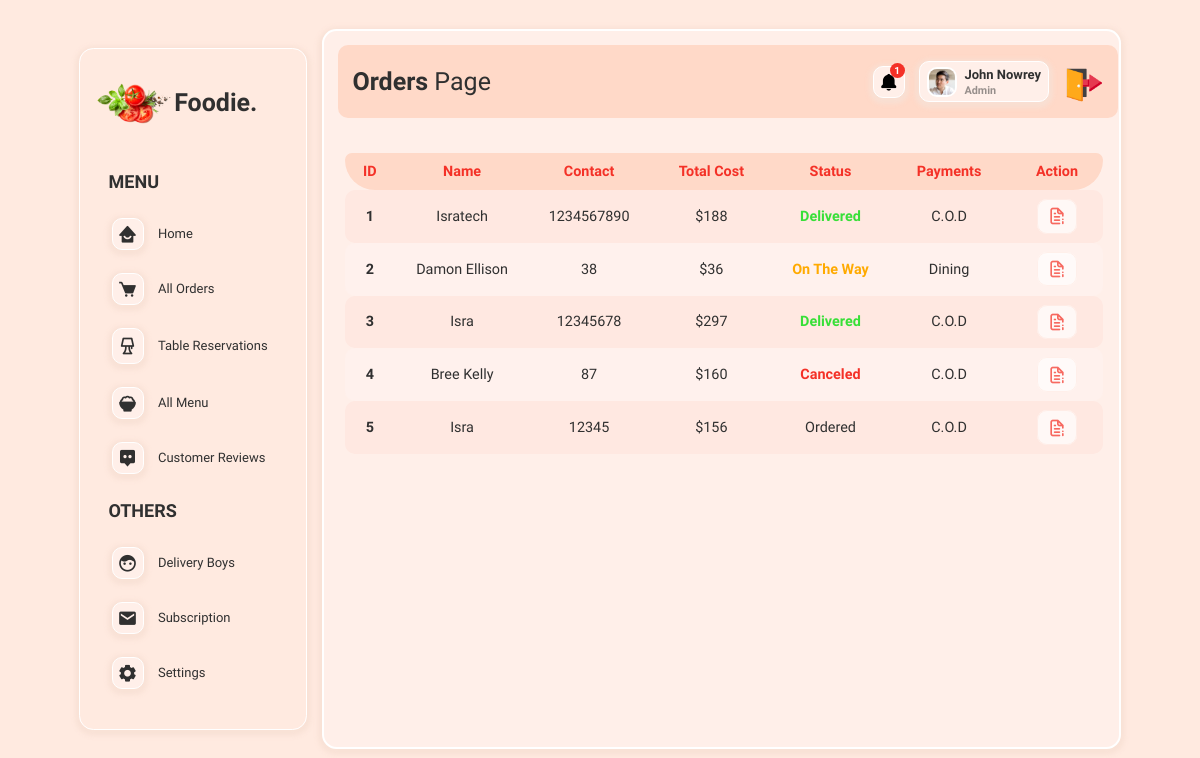
The app's page /admin/ordersA.php (signed in) with its own data.
### tables this page shows
CREATE TABLE `orders` (
  `id` int(11) NOT NULL,
  `cart_ID` int(11) NOT NULL,
  `cust_fname` varchar(15) NOT NULL,
  `cust_sname` varchar(15) NOT NULL,
  `contact` varchar(15) NOT NULL,
  `location` varchar(225) NOT NULL,
  `email` varchar(50) NOT NULL,
  `street` varchar(15) NOT NULL,
  `building` varchar(10) NOT NULL,
  `message` varchar(225) NOT NULL,
  `total_cost` varchar(10) NOT NULL,
  `order_status` varchar(20) NOT NULL,
  `payment` varchar(200) NOT NULL,
  `updated_by` varchar(50) NOT NULL,
  `updated_date` varchar(20) NOT NULL
);

### admin/ordersA.php (the view, shortened to what this page needs)
<?php
include('./adminPartials/adminHeader.php');
?>
    <div class="adminPage flex">
       <?php
       include('./adminPartials/sideMenuA.php');
       ?>
         <div class="mainBody">
            <div class="topSection flex">
                <div class="title">
                    <span><strong>Orders</strong> Page</span>
                </div>
                <?php
                    include('./adminPartials/headerAdminAccount.php');
                ?>
            </div>
            <div class="mainBodyContentContainer">
                <div class="orderDiv">
                    <table class="table">
                        <tr class="tblHeader">
                            <th>ID</th>
                            <th>Name</th>
                            <th>Contact</th>
                            <th>Total Cost</th>
                            <th>Status</th>
                            <th>Payments</th>
                            <th>Action</th>
                        </tr>
                        <?php
                            $sql = "SELECT * FROM orders";
                            $res = mysqli_query($conn, $sql);
                            $tableID = 1;
                          if($res == TRUE){
                            $count = mysqli_num_rows($res);
                              if($count > 0){
                                  while($row = mysqli_fetch_assoc($res)){
                                    $id = $row['id'];
                                    $cust_fname = $row['cust_fname'];
                                    $contact = $row['contact'];
                                    $total_cost = $row['total_cost'];
                                    $order_status = $row['order_status'];
                                    $payment = $row['payment'];
                                    ?>
                                        <tr class="tblRow orderRow">
                                            <td class="id"><?php echo $tableID++?></td>
                                            <td class="customerName">
                                            <span class="name"><?php echo $cust_fname?></span>
                                            </td>
                                            <td class="contact">
                                                <p><?php echo $contact?></p>
                                            </td>
                                            <td class="cost">
                                                <p>$<?php echo $total_cost?></p>
                                            </td>
                                            <?php
                                            if($order_status == 'delivered'){
                                                ?>
                                                <td class="status">
                                                <p  class="delivered"><?php echo $order_status?></p>
                                                </td>
                                                <?php
                                            }
                                            elseif ($order_status == 'canceled') {
                                                ?>
                                                <td class="status">
                                                <p class="canceled"><?php echo $order_status?></p>
                                                </td>
                                                <?php
                                            }
                                            elseif ($order_status == 'on the way') {
                                                ?>
                                                <td class="status">
                                                <p class="OTW"><?php echo $order_status?></p>
                                                </td>
                                                <?php
                                            }
                                            else {
                                                ?>
                                                <td class="status" style="text-transform: capitalize;">
                                                <p><?php echo $order_status?></p>
                                                </td>
                                                <?php
                                            }
                                            ?>
                                            <td class="payments">
                                                <p><?php echo $payment?></p>
                                            </td>
                                            <td class="action">
                                                <a href="<?php echo SITEURL?>admin/orderDetailsA.php?id=<?php echo $id?>">
                                                    <i class="uil uil-file-info-alt icon"></i>
                                                </a>
                                            </td>
                                        </tr>
                                    <?php
                                  }
                              }
                              else{
                                echo '<span class="blank">No Orders have been made yet!</span>';
                              }
                          }
                        ?>
                    </table>
                </div>
            </div>
         </div>
    </div>
<?php
include('./adminPartials/adminFooter.php');
?>

### admin/adminPartials/headerAdminAccount.php (shortened to what this page needs)
<?php
    $userName = $_SESSION['username'];
    $sql = "SELECT * FROM admins WHERE username = '$userName'";
    $res = mysqli_query($conn, $sql);
    if($res==TRUE){
        $count = mysqli_num_rows($res);
        if($count==1){
            while($row = mysqli_fetch_assoc($res)){
                $name = $row['name'];
                $image = $row['admin_image'];
                $adminRole = $row['role'];
            }
        }
        else{
            header('location:' .SITEURL. 'admin/settingsA.php');
            exit();
        }
    }
?>
<?php
    $sql = "SELECT * FROM orders WHERE order_status = 'ordered'";
    $res = mysqli_query($conn, $sql);
    if($res==TRUE){
        $currentOrders = mysqli_num_rows($res);
    }
?>
<div class="adminDiv flex">
    <div class="notDiv">
        <i class='bx bxs-bell icon' title="New Food Order"></i>
        <span class="count" ><?php echo $currentOrders?></span>
    </div>
    <?php
        if($image!=""){
        ?>
            <div class="imgDiv flex">
                <img src="<?php echo SITEURL;?>databaseImages/foodie<?php echo $image;?>" alt="Account Admin Image">
                <span class="name"><?php echo $name;?> <br><small><?php echo $adminRole;?></small></span>
            </div>
        <?php
        }
        else{
        echo '<span class="fail" style="color:red; margin: 0px 10px;">No Image 1</span>';
        }
    ?>
<a href="logOut.php" title="Log Out" ><img src="../Assests/logOutIcon.png" alt="" style="width: 40px; transform: translateY(5px);"></a>
</div>

### main.css (style rules this page uses)
* { padding: 0; margin: 0; box-sizing: border-box; font-family: "Fira Sans Condensed", sans-serif; }
:root { --primaryColor: #f43127; --secondaryColor: #ffd9c8; --thirdColor: #ffe8e1; --forthColor: #fff1ed; --cardColor: #ffefe9; --LocColor: #f0e2df; --bgColor: #ffeae0; --smallSize: 13px; --normalSize: 18px; --mediumSize: 25px; --largeSize: 35px; --textColor: rgb(48, 48, 48); --whiteColor: hsl(0, 0%, 100%); --borderRadius: 10px; --boxShadow: 0 2px 4px 4px #f8e0d4d7; --greyColor: rgb(180, 180, 180); --greenColor: rgb(56, 223, 56); --yellowColor: rgb(255, 170, 0); }
body { background: var(--bgColor); }
html { font-size: 90%; scroll-behavior: smooth; }
a { text-decoration: none; cursor: pointer; }
.flex { display: flex; align-items: center; }
img { height: auto; width: 100%; }
p { font-family: "Dosis", sans-serif; }
.icon { font-size: 20px; cursor: pointer; }

### records on screen
orders: cust_fname "Isratech", contact "1234567890", total_cost "188", order_status "Delivered", payment "C.O.D"
orders: cust_fname "Damon Ellison", contact "38", total_cost "36", order_status "On The Way", payment "Dining"
orders: cust_fname "Isra", contact "12345678", total_cost "297", order_status "Delivered", payment "C.O.D"
orders: cust_fname "Bree Kelly", contact "87", total_cost "160", order_status "Canceled", payment "C.O.D"
orders: cust_fname "Isra", contact "12345", total_cost "156", order_status "Ordered", payment "C.O.D"

### other values on screen
$currentOrders "1"
$name "John Nowrey"
$adminRole "Admin"
